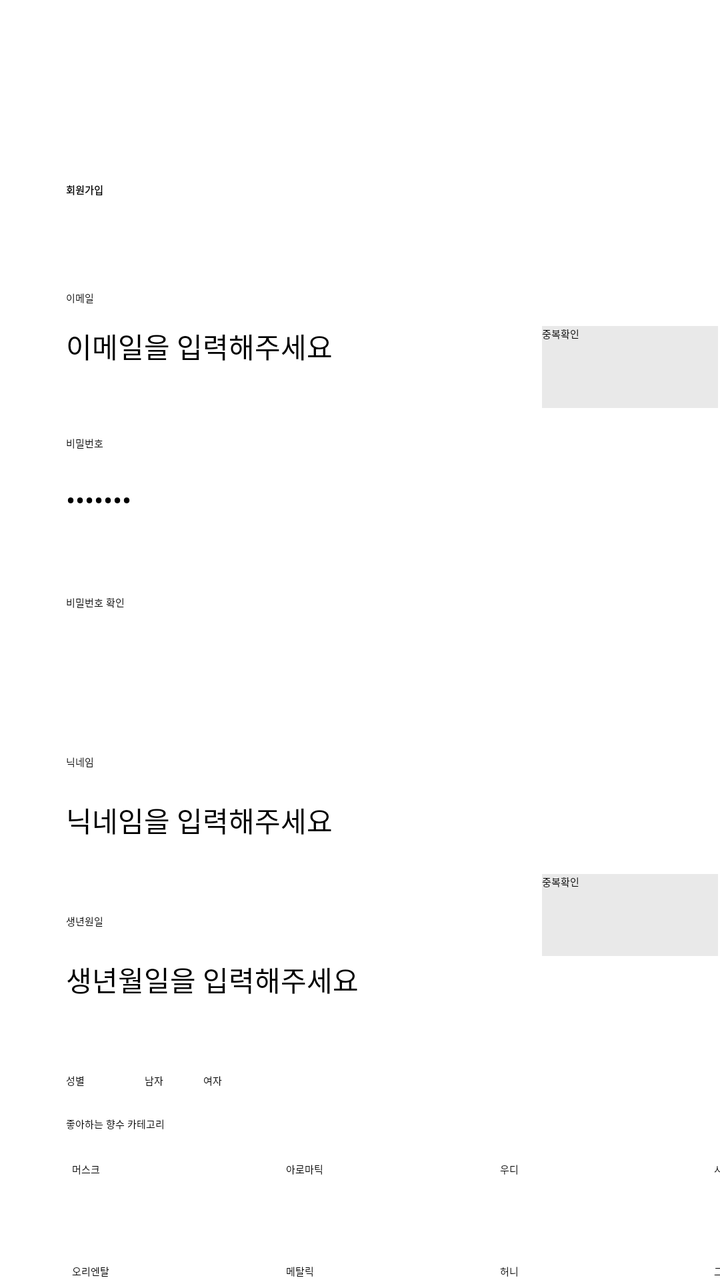
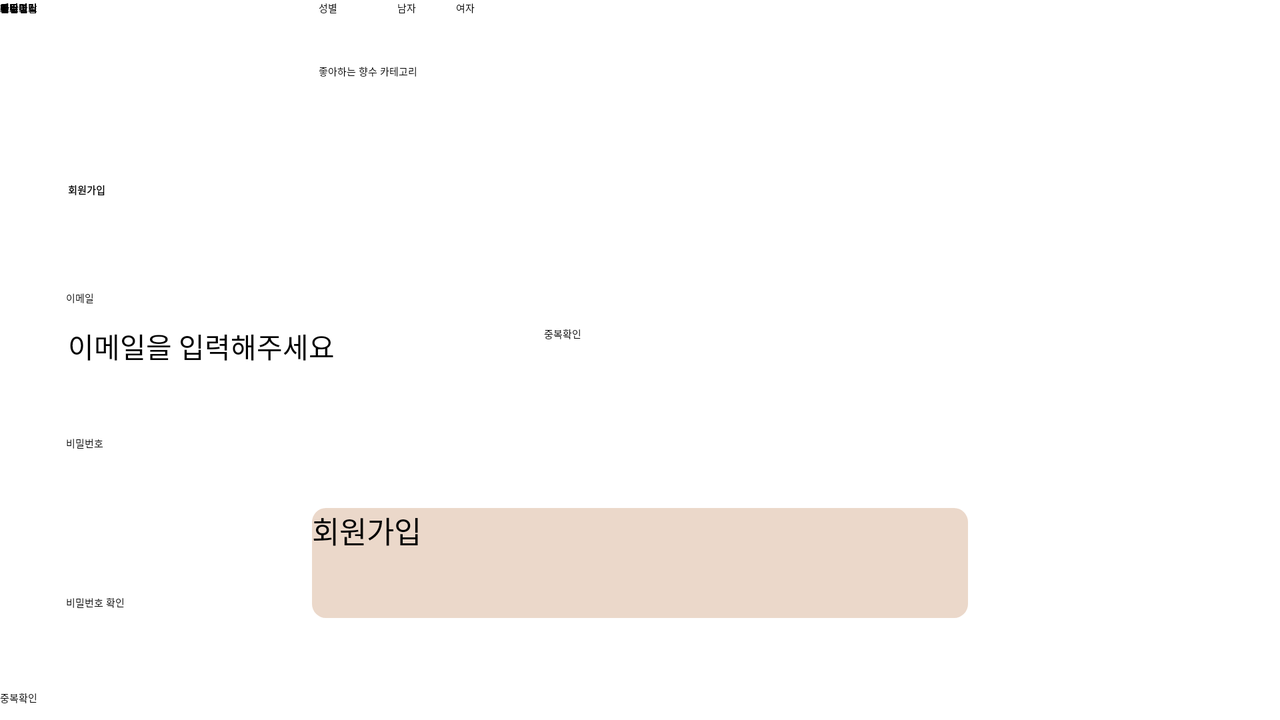

An Android layout and its configuration variant, each rendered on a device that would load it. The default file and the variant file are quoted in full after the pictures.
<!-- AndroidManifest.xml: application theme AppTheme.NoActionBar -->
<!-- res/layout/activity_register.xml -->
<?xml version="1.0" encoding="utf-8"?>
<androidx.constraintlayout.widget.ConstraintLayout xmlns:android="http://schemas.android.com/apk/res/android"
    xmlns:app="http://schemas.android.com/apk/res-auto"
    xmlns:tools="http://schemas.android.com/tools"
    android:layout_width="match_parent"
    android:layout_height="match_parent"
    tools:context=".RegisterActivity">

    <androidx.appcompat.widget.AppCompatButton
        android:id="@+id/btn_login2"
        android:layout_width="320sp"
        android:layout_height="55sp"
        android:layout_marginTop="10dp"
        android:layout_marginBottom="44dp"
        android:background="@drawable/button_round"
        android:text="@string/signin"
        app:layout_constraintBottom_toBottomOf="parent"
        app:layout_constraintEnd_toEndOf="@+id/button18"
        app:layout_constraintHorizontal_bias="0.517"
        app:layout_constraintStart_toStartOf="@+id/button16"
        app:layout_constraintTop_toBottomOf="@+id/button19"
        app:layout_constraintVertical_bias="0.611" />

    <TextView
        android:id="@+id/textView"
        android:layout_width="94sp"
        android:layout_height="26sp"
        android:layout_marginStart="33dp"
        android:layout_marginTop="91dp"
        android:fontFamily="@font/inter"
        android:text="@string/signin_text"
        android:textColor="#000000"
        android:textStyle="bold"
        app:layout_constraintStart_toStartOf="parent"
        app:layout_constraintTop_toTopOf="parent" />

    <TextView
        android:id="@+id/textView2"
        android:layout_width="wrap_content"
        android:layout_height="wrap_content"
        android:layout_marginStart="33dp"
        android:layout_marginTop="28dp"
        android:text="@string/email_text"
        app:layout_constraintStart_toStartOf="parent"
        app:layout_constraintTop_toBottomOf="@+id/textView" />

    <TextView
        android:id="@+id/textView3"
        android:layout_width="wrap_content"
        android:layout_height="wrap_content"
        android:layout_marginTop="16dp"
        android:text="@string/email"
        app:layout_constraintStart_toStartOf="@+id/textView2"
        app:layout_constraintTop_toBottomOf="@+id/editTextTextPersonName" />

    <TextView
        android:id="@+id/textView4"
        android:layout_width="wrap_content"
        android:layout_height="wrap_content"
        android:layout_marginTop="16dp"
        android:text="@string/passwd_check"
        app:layout_constraintStart_toStartOf="@+id/textView3"
        app:layout_constraintTop_toBottomOf="@+id/editTextTextPersonName2" />

    <TextView
        android:id="@+id/textView5"
        android:layout_width="wrap_content"
        android:layout_height="wrap_content"
        android:layout_marginTop="16dp"
        android:text="@string/nickname"
        app:layout_constraintStart_toStartOf="@+id/textView4"
        app:layout_constraintTop_toBottomOf="@+id/editTextTextPersonName3" />

    <TextView
        android:id="@+id/textView6"
        android:layout_width="wrap_content"
        android:layout_height="wrap_content"
        android:layout_marginTop="16dp"
        android:text="@string/birth"
        app:layout_constraintStart_toStartOf="@+id/textView5"
        app:layout_constraintTop_toBottomOf="@+id/editTextTextPersonName4" />


    <TextView
        android:id="@+id/textView7"
        android:layout_width="wrap_content"
        android:layout_height="wrap_content"
        android:layout_marginTop="16dp"
        android:text="@string/sex"
        app:layout_constraintStart_toStartOf="@+id/editTextTextPersonName5"
        app:layout_constraintTop_toBottomOf="@+id/editTextTextPersonName5"
        tools:ignore="HardcodedText" />

    <TextView
        android:id="@+id/textView8"
        android:layout_width="wrap_content"
        android:layout_height="wrap_content"
        android:layout_marginTop="14dp"
        android:text="@string/category_pick"
        app:layout_constraintStart_toStartOf="@+id/textView7"
        app:layout_constraintTop_toBottomOf="@+id/textView7" />

    <Button
        android:id="@+id/button"
        android:layout_width="88sp"
        android:layout_height="41sp"
        android:layout_marginTop="163dp"
        android:background="#E9E9E9"
        android:text="@string/doubleCheck"
        app:layout_constraintEnd_toEndOf="@+id/editTextTextPersonName"
        app:layout_constraintTop_toTopOf="parent" />

    <Button
        android:id="@+id/button20"
        android:layout_width="88sp"
        android:layout_height="41sp"
        android:layout_marginTop="437dp"
        android:background="#E9E9E9"
        android:text="@string/doubleCheck_nick"
        app:layout_constraintEnd_toEndOf="@+id/button"
        app:layout_constraintTop_toTopOf="parent"
        tools:ignore="MissingConstraints" />

    <Button
        android:id="@+id/button8"
        android:layout_width="80dp"
        android:layout_height="41dp"
        android:layout_marginTop="10dp"
        android:backgroundTint="#F1F0F0"
        android:text="@string/oriental"
        app:layout_constraintStart_toStartOf="@+id/button2"
        app:layout_constraintTop_toBottomOf="@+id/button2"
        tools:ignore="MissingConstraints" />

    <Button
        android:id="@+id/button16"
        android:layout_width="80dp"
        android:layout_height="41dp"
        android:layout_marginTop="10dp"
        android:backgroundTint="#F1F0F0"
        android:text="@string/spicy"
        app:layout_constraintStart_toStartOf="@+id/button12"
        app:layout_constraintTop_toBottomOf="@+id/button12"
        tools:ignore="MissingConstraints" />

    <Button
        android:id="@+id/button19"
        android:layout_width="80dp"
        android:layout_height="41dp"
        android:layout_marginStart="27dp"
        android:layout_marginTop="10dp"
        android:backgroundTint="#F1F0F0"
        android:text="@string/powdery"
        app:layout_constraintStart_toEndOf="@+id/button17"
        app:layout_constraintTop_toBottomOf="@+id/button15"
        tools:ignore="MissingConstraints" />

    <Button
        android:id="@+id/button18"
        android:layout_width="80dp"
        android:layout_height="41dp"
        android:layout_marginStart="27dp"
        android:layout_marginTop="10dp"
        android:backgroundTint="#F1F0F0"
        android:text="@string/watery"
        app:layout_constraintStart_toEndOf="@+id/button19"
        app:layout_constraintTop_toBottomOf="@+id/button14"
        tools:ignore="MissingConstraints" />

    <Button
        android:id="@+id/button17"
        android:layout_width="80dp"
        android:layout_height="41dp"
        android:layout_marginStart="27dp"
        android:layout_marginTop="10dp"
        android:backgroundTint="#F1F0F0"
        android:text="@string/floral"
        app:layout_constraintStart_toEndOf="@+id/button16"
        app:layout_constraintTop_toBottomOf="@+id/button13"
        tools:ignore="MissingConstraints" />

    <Button
        android:id="@+id/button12"
        android:layout_width="80dp"
        android:layout_height="41dp"
        android:layout_marginTop="10dp"
        android:backgroundTint="#F1F0F0"
        android:text="@string/dry"
        app:layout_constraintStart_toStartOf="@+id/button8"
        app:layout_constraintTop_toBottomOf="@+id/button8"
        tools:ignore="MissingConstraints" />

    <Button
        android:id="@+id/button7"
        android:layout_width="80dp"
        android:layout_height="41dp"
        android:layout_marginStart="27dp"
        android:layout_marginTop="15dp"
        android:backgroundTint="#F1F0F0"
        android:text="@string/citrus"
        app:layout_constraintStart_toEndOf="@+id/button6"
        app:layout_constraintTop_toBottomOf="@+id/textView8"
        tools:ignore="MissingConstraints" />

    <Button
        android:id="@+id/button6"
        android:layout_width="80dp"
        android:layout_height="41dp"
        android:layout_marginStart="27dp"
        android:layout_marginTop="15dp"
        android:backgroundTint="#F1F0F0"
        android:text="@string/woody"
        app:layout_constraintStart_toEndOf="@+id/button3"
        app:layout_constraintTop_toBottomOf="@+id/textView8"
        tools:ignore="MissingConstraints" />

    <Button
        android:id="@+id/button2"
        android:layout_width="80dp"
        android:layout_height="41dp"
        android:layout_marginStart="36dp"
        android:layout_marginTop="15dp"
        android:backgroundTint="#F1F0F0"
        android:text="@string/musk"
        app:layout_constraintStart_toStartOf="parent"
        app:layout_constraintTop_toBottomOf="@+id/textView8"
        tools:ignore="MissingConstraints" />

    <Button
        android:id="@+id/button3"
        android:layout_width="80dp"
        android:layout_height="41dp"
        android:layout_marginStart="27dp"
        android:layout_marginTop="15dp"
        android:backgroundTint="#F1F0F0"
        android:text="@string/aromatic"
        app:layout_constraintStart_toEndOf="@+id/button8"
        app:layout_constraintTop_toBottomOf="@+id/textView8"
        tools:ignore="MissingConstraints" />

    <Button
        android:id="@+id/button13"
        android:layout_width="80dp"
        android:layout_height="41dp"
        android:layout_marginStart="27dp"
        android:layout_marginTop="10dp"
        android:backgroundTint="#F1F0F0"
        android:text="@string/leather"
        app:layout_constraintStart_toEndOf="@+id/button12"
        app:layout_constraintTop_toBottomOf="@+id/button9"
        tools:ignore="MissingConstraints" />

    <Button
        android:id="@+id/button14"
        android:layout_width="80dp"
        android:layout_height="41dp"
        android:layout_marginStart="27dp"
        android:layout_marginTop="10dp"
        android:backgroundTint="#F1F0F0"
        android:text="@string/minty"
        app:layout_constraintStart_toEndOf="@+id/button15"
        app:layout_constraintTop_toBottomOf="@+id/button11"
        tools:ignore="MissingConstraints" />

    <Button
        android:id="@+id/button15"
        android:layout_width="80dp"
        android:layout_height="41dp"
        android:layout_marginStart="27dp"
        android:layout_marginTop="10dp"
        android:backgroundTint="#F1F0F0"
        android:text="@string/marine"
        app:layout_constraintStart_toEndOf="@+id/button13"
        app:layout_constraintTop_toBottomOf="@+id/button10"
        tools:ignore="MissingConstraints" />

    <Button
        android:id="@+id/button10"
        android:layout_width="80dp"
        android:layout_height="41dp"
        android:layout_marginStart="27dp"
        android:layout_marginTop="10dp"
        android:backgroundTint="#F1F0F0"
        android:text="@string/honey"
        app:layout_constraintStart_toEndOf="@+id/button9"
        app:layout_constraintTop_toBottomOf="@+id/button6"
        tools:ignore="MissingConstraints" />

    <Button
        android:id="@+id/button9"
        android:layout_width="80dp"
        android:layout_height="41dp"
        android:layout_marginStart="27dp"
        android:layout_marginTop="10dp"
        android:backgroundTint="#F1F0F0"
        android:text="@string/metalic"
        app:layout_constraintStart_toEndOf="@+id/button8"
        app:layout_constraintTop_toBottomOf="@+id/button3"
        tools:ignore="MissingConstraints" />

    <Button
        android:id="@+id/button11"
        android:layout_width="80dp"
        android:layout_height="41dp"
        android:layout_marginStart="27dp"
        android:layout_marginTop="10dp"
        android:backgroundTint="#F1F0F0"
        android:text="@string/green"
        app:layout_constraintEnd_toEndOf="@+id/button7"
        app:layout_constraintStart_toEndOf="@+id/button10"
        app:layout_constraintTop_toBottomOf="@+id/button7"
        tools:ignore="MissingConstraints" />

    <EditText
        android:id="@+id/editTextTextPersonName"
        android:layout_width="326dp"
        android:layout_height="39dp"
        android:layout_marginTop="10dp"
        android:ems="10"
        android:fontFamily="@font/inter"
        android:hint="@string/write_email"
        android:inputType="textPersonName"
        android:textSize="14sp"
        app:layout_constraintStart_toStartOf="@+id/textView2"
        app:layout_constraintTop_toBottomOf="@+id/textView2"
        android:autofillHints="@null" />

    <EditText
        android:id="@+id/editTextTextPersonName4"
        android:layout_width="328dp"
        android:layout_height="41dp"
        android:layout_marginTop="15dp"
        android:ems="10"
        android:fontFamily="@font/inter"
        android:hint="@string/write_nick"
        android:inputType="textPersonName"
        android:textSize="14sp"
        app:layout_constraintStart_toStartOf="@+id/editTextTextPersonName3"
        app:layout_constraintTop_toBottomOf="@+id/textView5"
        android:autofillHints="nickname"/>

    <EditText
        android:id="@+id/editTextTextPersonName5"
        android:layout_width="328dp"
        android:layout_height="41dp"
        android:layout_marginTop="15dp"
        android:ems="10"
        android:fontFamily="@font/inter"
        android:hint="@string/write_birth"
        android:inputType="textPersonName"
        android:textSize="14sp"
        app:layout_constraintStart_toStartOf="@+id/editTextTextPersonName4"
        app:layout_constraintTop_toBottomOf="@+id/textView6"
        android:autofillHints="birth"/>

    <EditText
        android:id="@+id/editTextTextPersonName2"
        android:layout_width="326dp"
        android:layout_height="41dp"
        android:layout_marginTop="15dp"
        android:ems="10"
        android:fontFamily="@font/inter"
        android:inputType="textPassword"
        android:text="HGHGHGH"
        android:textSize="14sp"
        app:layout_constraintStart_toStartOf="@+id/editTextTextPersonName"
        app:layout_constraintTop_toBottomOf="@+id/textView3"
        android:autofillHints="password"/>

    <EditText
        android:id="@+id/editTextTextPersonName3"
        android:layout_width="328dp"
        android:layout_height="41dp"
        android:layout_marginTop="15dp"
        android:ems="10"
        android:fontFamily="@font/inter"
        android:inputType="textPersonName"
        android:textSize="14sp"
        app:layout_constraintStart_toStartOf="@+id/editTextTextPersonName2"
        app:layout_constraintTop_toBottomOf="@+id/textView4"
        android:autofillHints="passwordCheck"/>

    <CheckBox
        android:id="@+id/checkBox"
        android:layout_width="0dp"
        android:layout_height="18dp"
        android:layout_marginStart="30dp"
        android:layout_marginTop="16dp"
        android:text="@string/male"
        app:layout_constraintStart_toEndOf="@+id/textView7"
        app:layout_constraintTop_toBottomOf="@+id/editTextTextPersonName5"
        android:autofillHints="username" />

    <CheckBox
        android:id="@+id/checkBox2"
        android:layout_width="0dp"
        android:layout_height="18dp"
        android:layout_marginStart="20dp"
        android:layout_marginTop="16dp"
        android:checked="true"
        android:text="@string/female"
        app:layout_constraintStart_toEndOf="@+id/checkBox"
        app:layout_constraintTop_toBottomOf="@+id/editTextTextPersonName5" />

</androidx.constraintlayout.widget.ConstraintLayout>
<!-- resources referenced by this layout -->
<resources>
  <!-- drawable button_round (drawable) -->
  <?xml version="1.0" encoding="utf-8"?>
  <selector xmlns:android="http://schemas.android.com/apk/res/android">
      <item>
          <shape>
              <solid android:color="#EBD8CA"/>
              <corners
                  android:bottomLeftRadius="7sp"
                  android:bottomRightRadius="7sp"
                  android:topLeftRadius="7sp"
                  android:topRightRadius="7sp" />
          </shape>
      </item>
  </selector>
  <string name="aromatic">아로마틱</string>
  <string name="birth">생년원일</string>
  <string name="category_pick">좋아하는 향수 카테고리</string>
  <string name="citrus">시트러스</string>
  <string name="doubleCheck">중복확인</string>
  <string name="doubleCheck_nick">중복확인</string>
  <string name="dry">드라이</string>
  <string name="email">비밀번호</string>
  <string name="email_text">이메일</string>
  <string name="female">여자</string>
  <string name="floral">플로럴</string>
  <string name="green">그린</string>
  <string name="honey">허니</string>
  <string name="leather">레더리</string>
  <string name="male">남자</string>
  <string name="marine">마린</string>
  <string name="metalic">메탈릭</string>
  <string name="minty">민티</string>
  <string name="musk">머스크</string>
  <string name="nickname">닉네임</string>
  <string name="oriental">오리엔탈</string>
  <string name="passwd_check">비밀번호 확인</string>
  <string name="powdery">파우더리</string>
  <string name="sex">성별</string>
  <string name="signin">회원가입</string>
  <string name="signin_text">회원가입</string>
  <string name="spicy">스파이시</string>
  <string name="watery">워터리</string>
  <string name="woody">우디</string>
  <string name="write_birth">생년월일을 입력해주세요</string>
  <string name="write_email">이메일을 입력해주세요</string>
  <string name="write_nick">닉네임을 입력해주세요</string>
</resources>
<!-- res/layout-land/activity_register.xml (the repository's variant of the layout above) -->
<!-- drawn on the phone turned sideways -->
<?xml version="1.0" encoding="utf-8"?>
<androidx.constraintlayout.widget.ConstraintLayout xmlns:android="http://schemas.android.com/apk/res/android"
    xmlns:app="http://schemas.android.com/apk/res-auto"
    xmlns:tools="http://schemas.android.com/tools"
    android:layout_width="match_parent"
    android:layout_height="match_parent"
    tools:context=".RegisterActivity">

    <androidx.appcompat.widget.AppCompatButton
        android:id="@+id/btn_login2"
        android:layout_width="328sp"
        android:layout_height="55sp"
        android:layout_marginBottom="51dp"
        android:background="@drawable/button_round"
        android:text="회원가입"
        android:textSize="15dp"
        app:layout_constraintBottom_toBottomOf="parent"
        app:layout_constraintEnd_toEndOf="parent"
        app:layout_constraintStart_toStartOf="parent" />

    <TextView
        android:id="@+id/textView"
        android:layout_width="94sp"
        android:layout_height="26sp"
        android:layout_marginStart="34dp"
        android:layout_marginTop="91dp"
        android:fontFamily="@font/inter"
        android:text="회원가입"
        android:textColor="#000000"
        android:textStyle="bold"
        app:layout_constraintStart_toStartOf="parent"
        app:layout_constraintTop_toTopOf="parent" />

    <TextView
        android:id="@+id/textView2"
        android:layout_width="wrap_content"
        android:layout_height="wrap_content"
        android:layout_marginStart="33dp"
        android:layout_marginTop="28dp"
        android:text="이메일"
        app:layout_constraintStart_toStartOf="parent"
        app:layout_constraintTop_toBottomOf="@+id/textView" />

    <TextView
        android:id="@+id/textView3"
        android:layout_width="wrap_content"
        android:layout_height="wrap_content"
        android:layout_marginTop="16dp"
        android:text="비밀번호"
        app:layout_constraintStart_toStartOf="@+id/textView2"
        app:layout_constraintTop_toBottomOf="@+id/editTextTextPersonName" />

    <TextView
        android:id="@+id/textView4"
        android:layout_width="wrap_content"
        android:layout_height="wrap_content"
        android:layout_marginTop="16dp"
        android:text="비밀번호 확인"
        app:layout_constraintStart_toStartOf="@+id/textView3"
        app:layout_constraintTop_toBottomOf="@+id/editTextTextPersonName2" />

    <TextView
        android:id="@+id/textView5"
        android:layout_width="wrap_content"
        android:layout_height="wrap_content"
        android:layout_marginTop="16dp"
        android:text="닉네임"
        app:layout_constraintStart_toStartOf="@+id/textView4"
        app:layout_constraintTop_toBottomOf="@+id/editTextTextPersonName3" />

    <TextView
        android:id="@+id/textView6"
        android:layout_width="wrap_content"
        android:layout_height="wrap_content"
        android:layout_marginTop="16dp"
        android:text="생년원일"
        app:layout_constraintStart_toStartOf="@+id/textView5"
        app:layout_constraintTop_toBottomOf="@+id/editTextTextPersonName4" />


    <DatePicker
        android:id="@+id/datePicker"
        android:layout_width="328dp"
        android:layout_height="135dp"
        android:layout_marginTop="15dp"
        android:calendarViewShown="false"
        android:datePickerMode="spinner"
        app:layout_constraintEnd_toEndOf="parent"
        app:layout_constraintHorizontal_bias="0.0"
        app:layout_constraintStart_toStartOf="parent"
        app:layout_constraintTop_toBottomOf="@+id/textView6" />

    <TextView
        android:id="@+id/textView7"
        android:layout_width="wrap_content"
        android:layout_height="wrap_content"
        android:layout_marginTop="16dp"
        android:text="성별"
        app:layout_constraintEnd_toEndOf="@+id/datePicker"
        app:layout_constraintStart_toStartOf="@+id/datePicker"
        app:layout_constraintTop_toBottomOf="@+id/editTextTextPersonName5" />

    <TextView
        android:id="@+id/textView8"
        android:layout_width="wrap_content"
        android:layout_height="wrap_content"
        android:layout_marginTop="24dp"
        android:text="좋아하는 향수 카테고리"
        app:layout_constraintStart_toStartOf="@+id/textView7"
        app:layout_constraintTop_toBottomOf="@+id/textView7" />

    <Button
        android:id="@+id/button"
        android:layout_width="88sp"
        android:layout_height="41sp"
        android:layout_marginTop="163dp"
        android:text="중복확인"
        app:layout_constraintEnd_toEndOf="@+id/editTextTextPersonName"
        app:layout_constraintTop_toTopOf="parent" />

    <Button
        android:id="@+id/button20"
        android:layout_width="88sp"
        android:layout_height="41sp"
        android:layout_marginTop="345dp"
        android:text="중복확인"
        app:layout_constraintTop_toTopOf="parent"
        tools:layout_editor_absoluteX="274dp" />

    <Button
        android:id="@+id/button18"
        android:layout_width="wrap_content"
        android:layout_height="wrap_content"
        android:text="워터리"
        tools:layout_editor_absoluteX="34dp"
        tools:layout_editor_absoluteY="731dp" />

    <Button
        android:id="@+id/button19"
        android:layout_width="wrap_content"
        android:layout_height="wrap_content"
        android:text="파우더리"
        tools:layout_editor_absoluteX="40dp"
        tools:layout_editor_absoluteY="690dp" />

    <Button
        android:id="@+id/button17"
        android:layout_width="wrap_content"
        android:layout_height="wrap_content"
        android:text="플로럴"
        tools:layout_editor_absoluteX="49dp"
        tools:layout_editor_absoluteY="722dp" />

    <Button
        android:id="@+id/button16"
        android:layout_width="wrap_content"
        android:layout_height="wrap_content"
        android:text="스파이시"
        tools:layout_editor_absoluteX="42dp"
        tools:layout_editor_absoluteY="722dp" />

    <Button
        android:id="@+id/button13"
        android:layout_width="wrap_content"
        android:layout_height="wrap_content"
        android:text="레더리"
        tools:layout_editor_absoluteX="34dp"
        tools:layout_editor_absoluteY="752dp" />

    <Button
        android:id="@+id/button14"
        android:layout_width="wrap_content"
        android:layout_height="wrap_content"
        android:text="민티"
        tools:layout_editor_absoluteX="42dp"
        tools:layout_editor_absoluteY="714dp" />

    <Button
        android:id="@+id/button15"
        android:layout_width="wrap_content"
        android:layout_height="wrap_content"
        android:text="마린"
        tools:layout_editor_absoluteX="59dp"
        tools:layout_editor_absoluteY="731dp" />

    <Button
        android:id="@+id/button11"
        android:layout_width="wrap_content"
        android:layout_height="wrap_content"
        android:text="그린"
        tools:layout_editor_absoluteX="42dp"
        tools:layout_editor_absoluteY="722dp" />

    <Button
        android:id="@+id/button12"
        android:layout_width="wrap_content"
        android:layout_height="wrap_content"
        android:text="드라이"
        tools:layout_editor_absoluteX="0dp"
        tools:layout_editor_absoluteY="136dp" />

    <Button
        android:id="@+id/button10"
        android:layout_width="wrap_content"
        android:layout_height="wrap_content"
        android:text="허니"
        tools:layout_editor_absoluteX="40dp"
        tools:layout_editor_absoluteY="731dp" />

    <Button
        android:id="@+id/button9"
        android:layout_width="wrap_content"
        android:layout_height="wrap_content"
        android:text="메탈릭"
        tools:layout_editor_absoluteX="42dp"
        tools:layout_editor_absoluteY="722dp" />

    <Button
        android:id="@+id/button8"
        android:layout_width="wrap_content"
        android:layout_height="wrap_content"
        android:text="오리엔탈"
        tools:layout_editor_absoluteX="42dp"
        tools:layout_editor_absoluteY="704dp" />

    <Button
        android:id="@+id/button7"
        android:layout_width="wrap_content"
        android:layout_height="wrap_content"
        android:text="시트러스"
        tools:layout_editor_absoluteX="42dp"
        tools:layout_editor_absoluteY="690dp" />

    <Button
        android:id="@+id/button6"
        android:layout_width="wrap_content"
        android:layout_height="wrap_content"
        android:text="우디"
        tools:layout_editor_absoluteX="42dp"
        tools:layout_editor_absoluteY="683dp" />

    <Button
        android:id="@+id/button2"
        android:layout_width="wrap_content"
        android:layout_height="wrap_content"
        android:text="머스크"
        tools:layout_editor_absoluteX="34dp"
        tools:layout_editor_absoluteY="683dp" />

    <Button
        android:id="@+id/button3"
        android:layout_width="wrap_content"
        android:layout_height="wrap_content"
        android:text="아로마틱"
        tools:layout_editor_absoluteX="33dp"
        tools:layout_editor_absoluteY="683dp" />

    <EditText
        android:id="@+id/editTextTextPersonName"
        android:layout_width="326dp"
        android:layout_height="39dp"
        android:layout_marginTop="10dp"
        android:ems="10"
        android:fontFamily="@font/inter"
        android:hint="이메일을 입력해주세요"
        android:inputType="textPersonName"
        android:textSize="14sp"
        app:layout_constraintStart_toStartOf="@+id/textView"
        app:layout_constraintTop_toBottomOf="@+id/textView2" />

    <EditText
        android:id="@+id/editTextTextPersonName4"
        android:layout_width="328dp"
        android:layout_height="41dp"
        android:layout_marginTop="15dp"
        android:ems="10"
        android:fontFamily="@font/inter"
        android:hint="닉네임을 입력해주세요"
        android:inputType="textPersonName"
        android:textSize="14sp"
        app:layout_constraintStart_toStartOf="@+id/editTextTextPersonName3"
        app:layout_constraintTop_toBottomOf="@+id/textView5" />

    

    <EditText
        android:id="@+id/editTextTextPersonName2"
        android:layout_width="326dp"
        android:layout_height="41dp"
        android:layout_marginTop="15dp"
        android:ems="10"
        android:fontFamily="@font/inter"
        android:inputType="textPersonName"
        android:textSize="14sp"
        app:layout_constraintStart_toStartOf="@+id/editTextTextPersonName"
        app:layout_constraintTop_toBottomOf="@+id/textView3" />

    <EditText
        android:id="@+id/editTextTextPersonName3"
        android:layout_width="328dp"
        android:layout_height="41dp"
        android:layout_marginTop="15dp"
        android:ems="10"
        android:fontFamily="@font/inter"
        android:inputType="textPersonName"
        android:textSize="14sp"
        app:layout_constraintStart_toStartOf="@+id/editTextTextPersonName2"
        app:layout_constraintTop_toBottomOf="@+id/textView4" />

    <CheckBox
        android:id="@+id/checkBox"
        android:layout_width="0dp"
        android:layout_height="18dp"
        android:layout_marginStart="30dp"
        android:layout_marginTop="16dp"
        android:text="남자"

        app:layout_constraintStart_toEndOf="@+id/textView7"
        app:layout_constraintTop_toBottomOf="@+id/editTextTextPersonName5" />

    <CheckBox
        android:id="@+id/checkBox2"
        android:layout_width="0dp"
        android:layout_height="18dp"
        android:layout_marginStart="20dp"
        android:layout_marginTop="16dp"
        android:checked="true"
        android:text="여자"
        app:layout_constraintStart_toEndOf="@+id/checkBox"
        app:layout_constraintTop_toBottomOf="@+id/editTextTextPersonName5" />

</androidx.constraintlayout.widget.ConstraintLayout>
<!-- resources referenced by the variant -->
<!-- as the phone turned sideways resolves them -->
<resources>
  <!-- drawable button_round (drawable) -->
  <?xml version="1.0" encoding="utf-8"?>
  <selector xmlns:android="http://schemas.android.com/apk/res/android">
      <item>
          <shape>
              <solid android:color="#EBD8CA"/>
              <corners
                  android:bottomLeftRadius="7sp"
                  android:bottomRightRadius="7sp"
                  android:topLeftRadius="7sp"
                  android:topRightRadius="7sp" />
          </shape>
      </item>
  </selector>
</resources>
